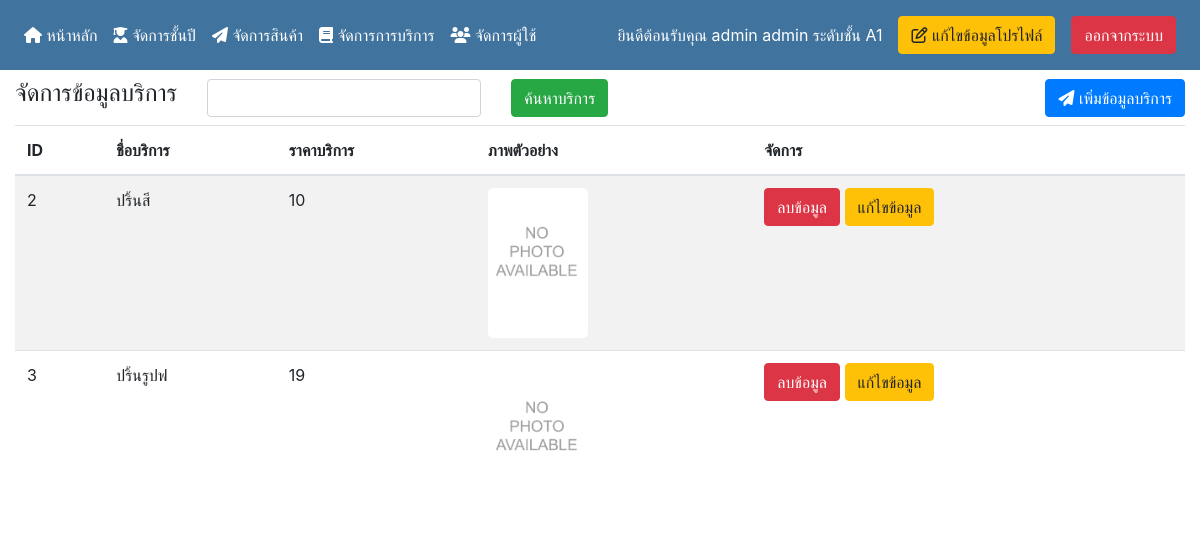
Page /admin/manage_service.php (signed in) on the committed database.
### tables this page shows
CREATE TABLE `service` (
  `service_id` int(11) NOT NULL,
  `service_name` varchar(50) NOT NULL,
  `service_cost` int(11) NOT NULL,
  `service_img` varchar(100) NOT NULL
);

### admin/manage_service.php (the view, shortened to what this page needs)
<!DOCTYPE html>
<html>
<head>
	<?php require '../boot_header.php'; ?>
</head>
<body>
	<?php require_once("menu.php"); ?>
	<div class="container-fluid">
	<div class="row" style="height:55px;">
		<div class="col align-self-center">
			<form class="row g-3" action="" method="GET">
				<div class="col-auto">
					<h4>จัดการข้อมูลบริการ</h4>
				</div>
				<div class="col-auto align-self-center">
					<div class="row g-3 align-items-center">
					  <div class="col-auto">
					    <input type="text" class="form-control" name="txt_search">
					  </div>
					  <div class="col-auto">
					    <input type="submit" class="btn btn-success" name="btn_search" value="ค้นหาบริการ">
					  </div>
					 </div>
					</div>
				</div>
			<div class="col-auto align-self-center">
				<a href="add_service.php"><button class="btn btn-primary"><i class="fa fa-paper-plane"></i> เพิ่มข้อมูลบริการ</button></a>
			</div>
		</div>
		<div class="row">
			<div class="col">
				<table class="table table-striped">
					<thead>
						<tr>
							<th>ID</th>
							<th>ชื่อบริการ</th>
							<th>ราคาบริการ</th>
							<th>ภาพตัวอย่าง</th>
							<th>จัดการ</th>
						</tr>
					</thead>
					<?php
						$sql = "SELECT * FROM service";
						$result = $connect->query($sql);
						while($row = $result->fetch_assoc()){
					?>
					<tr>
						<td><?php echo $row['service_id']; ?></td>
						<td><?php echo $row['service_name']; ?></td>
						<td><?php echo $row['service_cost']; ?></td>
						<td><img width="100" src="<?php if($row['service_img']==""){echo "../img/no.png";}else{echo $row['service_img'];} ?>" style="border-radius:5px;"></td>
						<td><a href="manage_service.php?del=1&id=<?php echo $row['service_id']; ?>"><button class="btn btn-danger">ลบข้อมูล</button></a>
							<a href="edit_service.php?id=<?php echo $row['service_id'] ?>"><button class="btn btn-warning">แก้ไขข้อมูล</button></a>
						</td>
					</tr>
					<?php
						}
					?>
				</table>
			</div>
		</div>
	</div>
</body>
</html>

### boot_header.php (shortened to what this page needs)
<link rel="stylesheet" type="text/css" href="../bootstrap4/css/bootstrap.min.css">

### admin/menu.php (shortened to what this page needs)
	<nav class="navbar navbar-expand-sm" style="background-color:#40739e;">
		<ul class="navbar-nav">
			<li class="nav-item">
				<a class="nav-link text-white" href="index.php"><i class='fa fa-home'></i> หน้าหลัก</a>
			</li>
			<li class="nav-item">
				<a class="nav-link text-white" href="manage_level.php"><i class='fa fa-user-graduate'></i> จัดการชั้นปี</a>
			</li>
			<li class="nav-item">
				<a class="nav-link text-white" href="manage_product.php"><i class='fa fa-paper-plane'></i> จัดการสินค้า</a>
			</li>
			<li class="nav-item">
				<a class="nav-link text-white" href="manage_service.php"><i class='fa fa-book'></i> จัดการการบริการ</a>
			</li>
			<li class="nav-item">
				<a class="nav-link text-white" href="manage_member.php"><i class='fa fa-users'></i> จัดการผู้ใช้</a>
			</li>
		</ul>
		<ul class="nav navbar-nav ml-auto">
			<li class="nav-item align-self-center">
					<a class="nav-link text-white"><?php echo "ยินดีต้อนรับคุณ ".$_SESSION['firstname']." ".$_SESSION['lastname']." ระดับชั้น ".$_SESSION['level_name'];?></a>
			</li>
			<li class="nav-item">
				<a class="nav-link" href="edit_profile.php?id=<?php echo $_SESSION['member_id']; ?>"><button type="button" class="btn btn-warning"><i class='fa fa-edit'></i> แก้ไขข้อมูลโปรไฟล์</button></a>
			</li>
			<li>
				<a class="nav-link" href="../logout.php"><button type="button" class="btn btn-danger">ออกจากระบบ</button></a>
			</li>
		</ul>
</nav>

### rows in the picture
service: service_id "2", service_name "ปริ้นสี", service_cost "10"
service: service_id "3", service_name "ปริ้นรูปฟ", service_cost "19"

### other values in the picture
$_SESSION['firstname'] "admin"
$_SESSION['lastname'] "admin"
$_SESSION['level_name'] "A1"
